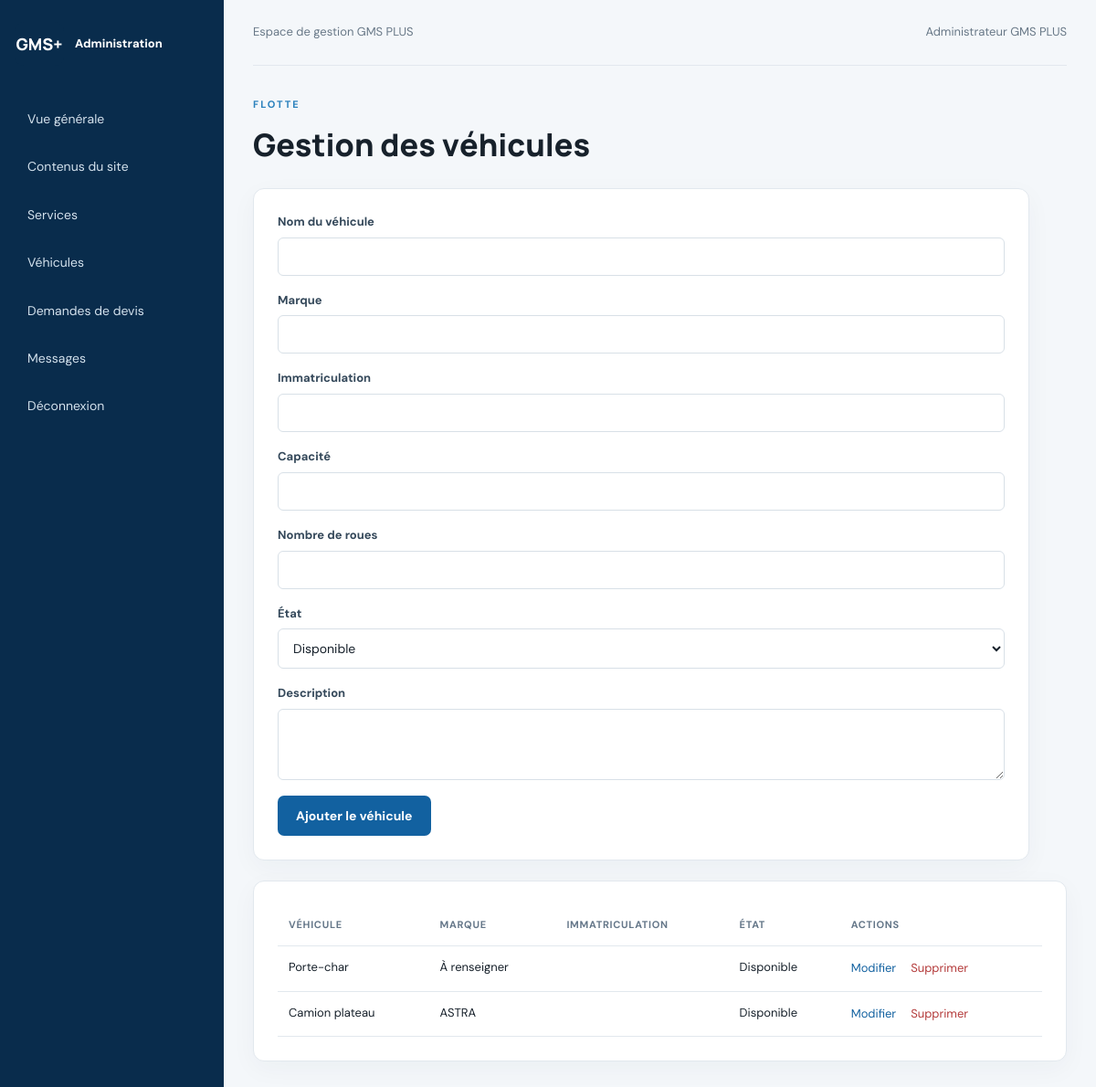
Screenshot of /public/admin/vehicles.php (signed in) with the database file from the repository.
### tables this page shows
CREATE TABLE vehicles (
 id INT UNSIGNED AUTO_INCREMENT PRIMARY KEY,
 name VARCHAR(180) NOT NULL,
 brand VARCHAR(100) DEFAULT NULL,
 registration VARCHAR(80) DEFAULT NULL,
 capacity VARCHAR(100) DEFAULT NULL,
 wheels VARCHAR(50) DEFAULT NULL,
 status ENUM('Disponible','En mission','Maintenance') NOT NULL DEFAULT 'Disponible',
 description TEXT NULL,
 image_path VARCHAR(255) NULL,
 created_at TIMESTAMP DEFAULT CURRENT_TIMESTAMP
);

### config/config.php (called while the page is built, shortened)
<?php
function db(): PDO {
    static $pdo = null;
    if ($pdo === null) {
        $dsn = 'mysql:host=' . DB_HOST . ';dbname=' . DB_NAME . ';charset=utf8mb4';
        $pdo = new PDO($dsn, DB_USER, DB_PASS, [
            PDO::ATTR_ERRMODE => PDO::ERRMODE_EXCEPTION,
            PDO::ATTR_DEFAULT_FETCH_MODE => PDO::FETCH_ASSOC,
            PDO::ATTR_EMULATE_PREPARES => false
        ]);
    }
    return $pdo;
}
function e(?string $value): string {
    return htmlspecialchars($value ?? '', ENT_QUOTES | ENT_SUBSTITUTE, 'UTF-8');
}

### public/admin/vehicles.php (the view, shortened to what this page needs)
<?php
require_once __DIR__ . '/../../config/config.php'; require_admin();
$edit=null;if(isset($_GET['edit'])){$s=db()->prepare('SELECT * FROM vehicles WHERE id=?');$s->execute([(int)$_GET['edit']]);$edit=$s->fetch();}
$items=db()->query('SELECT * FROM vehicles ORDER BY id DESC')->fetchAll();include '_header.php'; ?>
<div class="admin-title"><span class="eyebrow">FLOTTE</span><h1>Gestion des véhicules</h1></div>
<form class="panel editor-form" method="post"><input type="hidden" name="csrf" value="<?= e(csrf_token()) ?>"><input type="hidden" name="action" value="save"><input type="hidden" name="id" value="<?= (int)($edit['id']??0) ?>">
<label>Nom du véhicule<input name="name" required value="<?= e($edit['name']??'') ?>"></label><label>Marque<input name="brand" value="<?= e($edit['brand']??'') ?>"></label><label>Immatriculation<input name="registration" value="<?= e($edit['registration']??'') ?>"></label><label>Capacité<input name="capacity" value="<?= e($edit['capacity']??'') ?>"></label><label>Nombre de roues<input name="wheels" value="<?= e($edit['wheels']??'') ?>"></label><label>État<select name="status"><?php foreach(['Disponible','En mission','Maintenance'] as $st): ?><option <?= (($edit['status']??'Disponible')===$st)?'selected':'' ?>><?= e($st) ?></option><?php endforeach; ?></select></label><label>Description<textarea name="description" rows="3"><?= e($edit['description']??'') ?></textarea></label><button class="btn"><?= $edit?'Mettre à jour':'Ajouter le véhicule' ?></button><?php if($edit): ?><a href="vehicles.php">Annuler</a><?php endif; ?></form>
<div class="panel"><div class="table-wrap"><table><thead><tr><th>Véhicule</th><th>Marque</th><th>Immatriculation</th><th>État</th><th>Actions</th></tr></thead><tbody><?php foreach($items as $it): ?><tr><td><?= e($it['name']) ?></td><td><?= e($it['brand']) ?></td><td><?= e($it['registration']) ?></td><td><?= e($it['status']) ?></td><td><a href="?edit=<?= $it['id'] ?>">Modifier</a><form class="inline" method="post" onsubmit="return confirm('Supprimer ce véhicule ?')"><input type="hidden" name="csrf" value="<?= e(csrf_token()) ?>"><input type="hidden" name="action" value="delete"><input type="hidden" name="id" value="<?= $it['id'] ?>"><button class="link-danger">Supprimer</button></form></td></tr><?php endforeach; ?></tbody></table></div></div>
<?php include '_footer.php'; ?>

### public/assets/css/style.css (style rules this page uses)
:root { --navy:#092c4c;--blue:#1261a0;--ink:#17212b;--muted:#687887;--pale:#f3f6f9;--line:#e2e8ee;--white:#fff;--green:#16835d }
* { box-sizing:border-box }
html { scroll-behavior:smooth }
body { margin:0;color:var(--ink);font-family:'DM Sans',Arial,sans-serif;line-height:1.6 }
h1,h2,h3 { font-family:Manrope,Arial,sans-serif;line-height:1.18;margin:0 0 16px }
h1 { font-size:clamp(2.5rem,5vw,4.5rem);font-weight:800 }
a { color:var(--blue);text-decoration:none }
.btn { display:inline-flex;align-items:center;justify-content:center;background:var(--blue);color:white;border:0;border-radius:7px;padding:13px 20px;font-weight:700;cursor:pointer;font:700 14px 'DM Sans';transition:.2s }
.eyebrow { display:block;color:#2c82bd;font-size:11px;letter-spacing:2px;font-weight:800;margin-bottom:14px }
.service-card,.vehicle-card,.form-card,.panel { background:white;border:1px solid var(--line);border-radius:12px;padding:26px;box-shadow:0 8px 28px #0c29400a }
.form-card label,.editor-form label,.login-card label { display:grid;gap:6px;font-size:13px;font-weight:700;color:#34485a }
.form-card input,.form-card textarea,.form-card select,.editor-form input,.editor-form textarea,.editor-form select,.login-card input,.status-form select { width:100%;border:1px solid #d8e0e7;border-radius:6px;padding:11px 12px;font:14px 'DM Sans';color:var(--ink);background:white }
.form-card textarea,.editor-form textarea { resize:vertical }
.admin-body { background:#f4f7fa;min-height:100vh }
.admin-title { margin-bottom:28px }
.admin-title h1 { font-size:34px;margin:0 0 8px }
.panel { margin-bottom:22px }
.table-wrap { overflow-x:auto }
table { border-collapse:collapse;width:100%;font-size:13px }
th,td { text-align:left;padding:13px 12px;border-bottom:1px solid var(--line);vertical-align:top }
th { color:#657789;font-size:11px;text-transform:uppercase;letter-spacing:.7px }
td { max-width:280px }
.editor-form { display:grid;gap:17px;max-width:850px }
.editor-form .btn { justify-self:start }
.inline { display:inline }
.link-danger { border:0;background:none;color:#b43b3b;cursor:pointer;font:inherit;margin-left:10px }

### rows the page displays
vehicles: name "Porte-char", brand "À renseigner", status "Disponible"
vehicles: name "Camion plateau", brand "ASTRA", status "Disponible"

### other values shown
$_SESSION['admin_name'] "Administrateur GMS PLUS"
form field status "Disponible"
